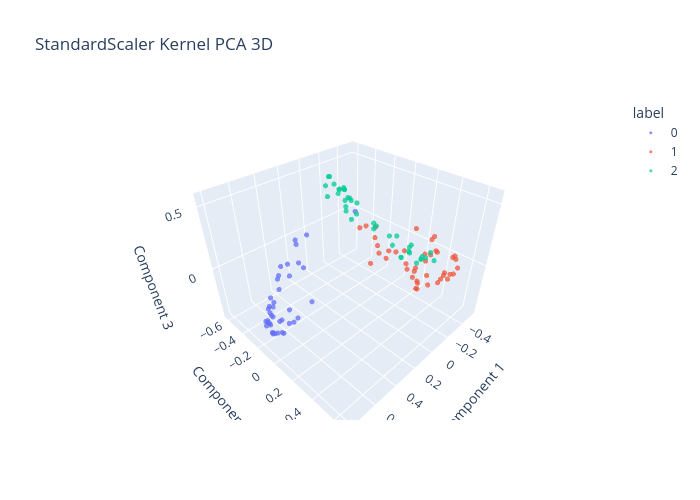
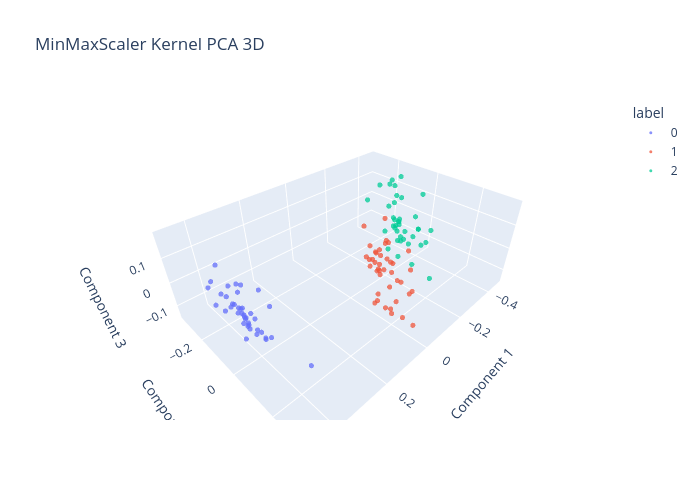
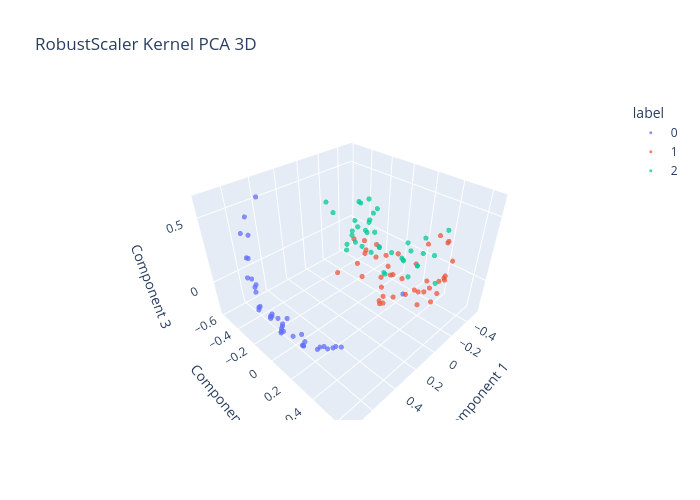
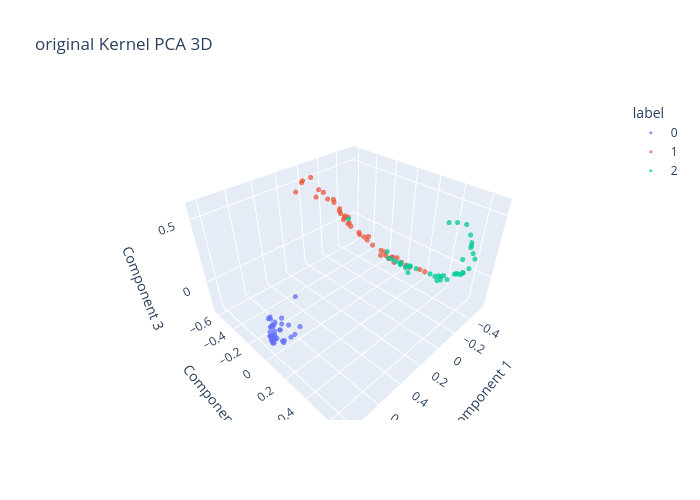

Write notebook code for charts like these, in order.
### Markdown cell above
### 3d

### Code cell
for name, evaluator in evaluators.items():
    kpca_model_3d = KernelPCA(n_components=3, kernel='rbf')
    X_train_kpca_3d = kpca_model_3d.fit_transform(evaluator.X_train)
    X_test_kpca_3d = kpca_model_3d.transform(evaluator.X_test)
    reductions[name]['KPCA_3d'] = (X_train_kpca_3d, X_test_kpca_3d)
    plot_3d_interactive(X_train_kpca_3d, evaluator.y_train, title=f"{name} Kernel PCA 3D")
